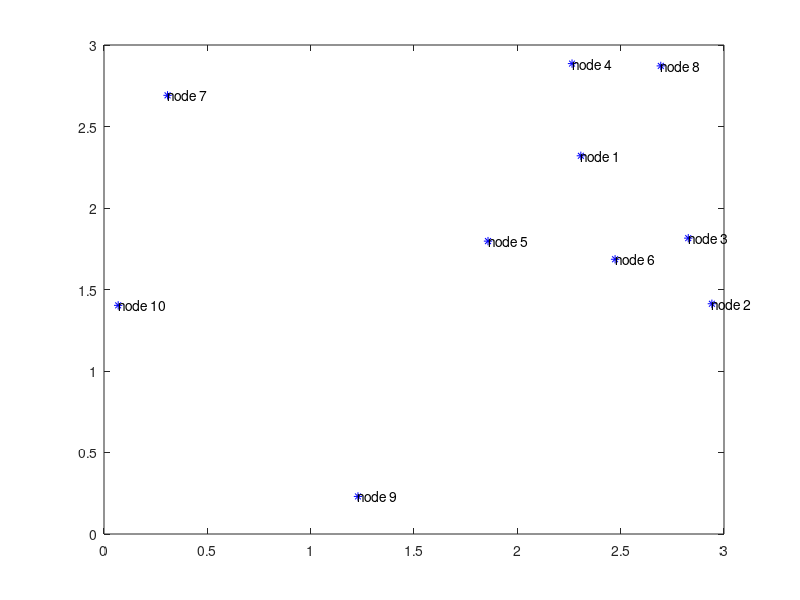

The MATLAB script that drew this image: (Note: this script raises an error after producing the figure.)
clc
clear all
close all

N = 10;                 % number of agents
m = 2;                  % m = 2 for 2-D plane
% initial positions uniformly
q = sqrt(11)*rand(N,m); %initial positions uniformly in [0,4]^2 box
p_min = 0;
p_max = 4;
p = p_max+(p_min-p_max)*rand(N,m);
cell_pos = [(p_max-p_min)/2 (p_max-p_min)/2];

plot(q(:,1),q(:,2),'b*')
for i = 1:length(q)
   text(q(i,1), q(i,2), sprintf('node %d', i)); 
end
hold on

nei = {};
dt = 0.01;
endt = 2;
t = 0:dt:endt;
F1 = 50;
c_v = 0.01;
R = 1.6;
rs = R*ones(N,1);
q_bar = (1/N)*sum(q);

for i = 1:N
    V1(i) = ((norm(q(i,:)-q_bar).^2)+c_v)/(rs(i)^2);
    n1(i) = sqrt(V1(i))*(randn/10);                     % Guasssian noise N(0,V1(i)) 
    nei{1,i} = N_i(i,q,rs(i));
    x(i,1) = F1 + n1(i);                                % Initial measurement
end

% Plot neighbor network.
for i = 1:N
    node_x = q(i,1);
    node_y = q(i,2);
    sprintf('node %d:', i);

    for j = 1:length(nei{1,i})
        nei_x = q(nei{1,i}(j),1);
        nei_y = q(nei{1,i}(j),2);
        line([node_x, nei_x], [node_y, nei_y]);
        
        hold on;
    end
end
hold off

% ML is the average of the measurements.
theta_ML = 1/N * ones(N,1) * sum (x(:,1));
err_thresh = 0.0001;

% For Max Degree
err = 100000;
t=1;
x1(:,t) = x(:,t);

while(err >= err_thresh) 
    w = weight_design_max_degree(N, nei);       % Using equation (8)
    x1(:,t+1) = update_x(x1(:,t), w);           % Using equation (4)
    E1(:,t+1) = x1(:,t+1) - theta_ML;
    err = max(E1(:,t+1));
    t = t+1;
    disp(t);
end

% Plot values
figure;
plot(1:10,x1(:,t),'*',1:10,x1(:,1),'r');
dim = [.6 .6 .3 .3];
str = sprintf('Number of Iteration: %d', t);
annotation('textbox',dim,'String',str,'FitBoxToText','on');

% For Metropolis
err = 100000;
t=1;
x2(:,t) = x(:,t);

while(err >= err_thresh) 
    w = weight_design_metropolis(N, nei);       % Using equation (9)
    x2(:,t+1) = update_x(x2(:,t), w);           % Using equation (4)
    E2(:,t+1) = x2(:,t+1) - theta_ML;
    err = max(E2(:,t+1));
    t = t+1;
    disp(t);
end

figure;
plot(1:10,x2(:,t),'*',1:10,x2(:,1),'r');
dim = [.6 .6 .3 .3];
str = sprintf('Number of Iteration: %d', t);
annotation('textbox',dim,'String',str,'FitBoxToText','on');